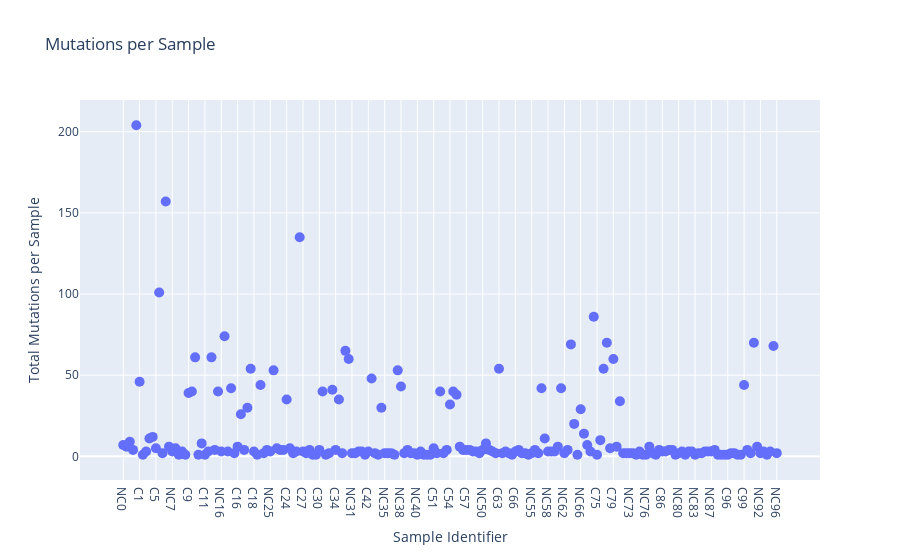

Write notebook code for a chart like this one.
### Code cell
import plotly.express as px

# 1. Outlier samples (interactive)
fig1 = px.scatter(
    x=df.iloc[:,0], 
    y=total_mutations_each_sample, 
    labels={'x': 'Sample Identifier', 'y': 'Total Mutations per Sample'},
    title="Mutations per Sample"
)
fig1.update_traces(marker=dict(size=10), hovertemplate='Sample: %{x}<br>Mutations: %{y}')
fig1.show()

### Figure 1 — Plotly figure (JSON) as saved in the notebook; plotly's stock layout.template omitted (floating-point values rounded to 4 significant figures; data arrays with more than 128 entries replaced by an {"elided": "..."} marker saying what was removed)
{"data": [{"hovertemplate": "Sample: %{x}<br>Mutations: %{y}", "legendgroup": "", "marker": {"color": "#636efa", "size": 10, "symbol": "circle"}, "mode": "markers", "name": "", "orientation": "v", "showlegend": false, "type": "scatter", "x": {"elided": "201 str values"}, "xaxis": "x", "y": {"elided": "201 int values"}, "yaxis": "y"}], "layout": {"legend": {"tracegroupgap": 0}, "title": {"text": "Mutations per Sample"}, "xaxis": {"anchor": "y", "domain": [0, 1], "title": {"text": "Sample Identifier"}}, "yaxis": {"anchor": "x", "domain": [0, 1], "title": {"text": "Total Mutations per Sample"}}}}
